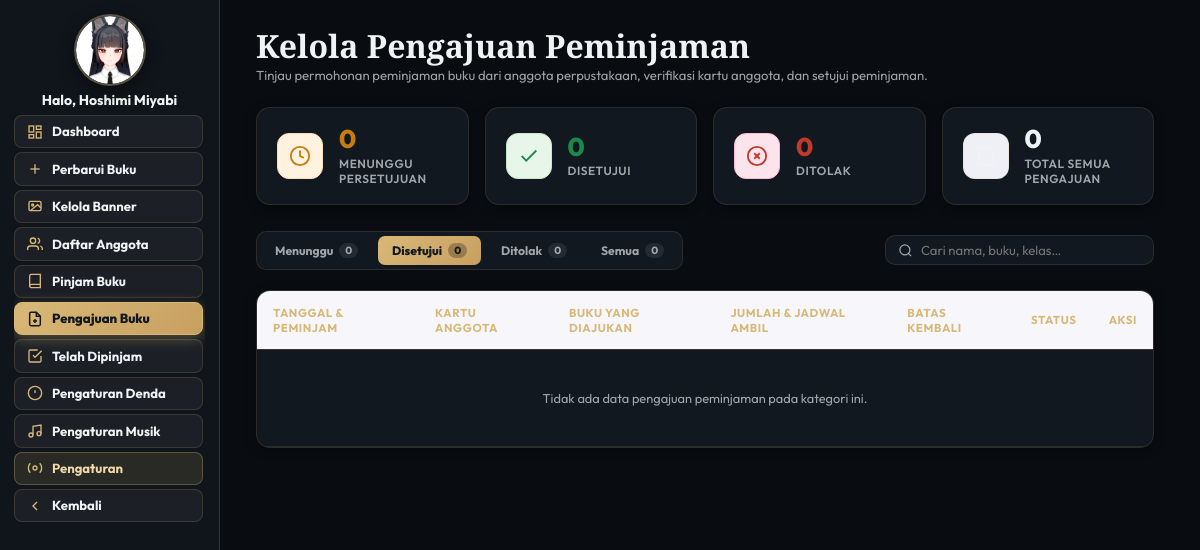
The page /pengajuan_buku.php?tab=disetujui (signed in) on the database as committed earlier.
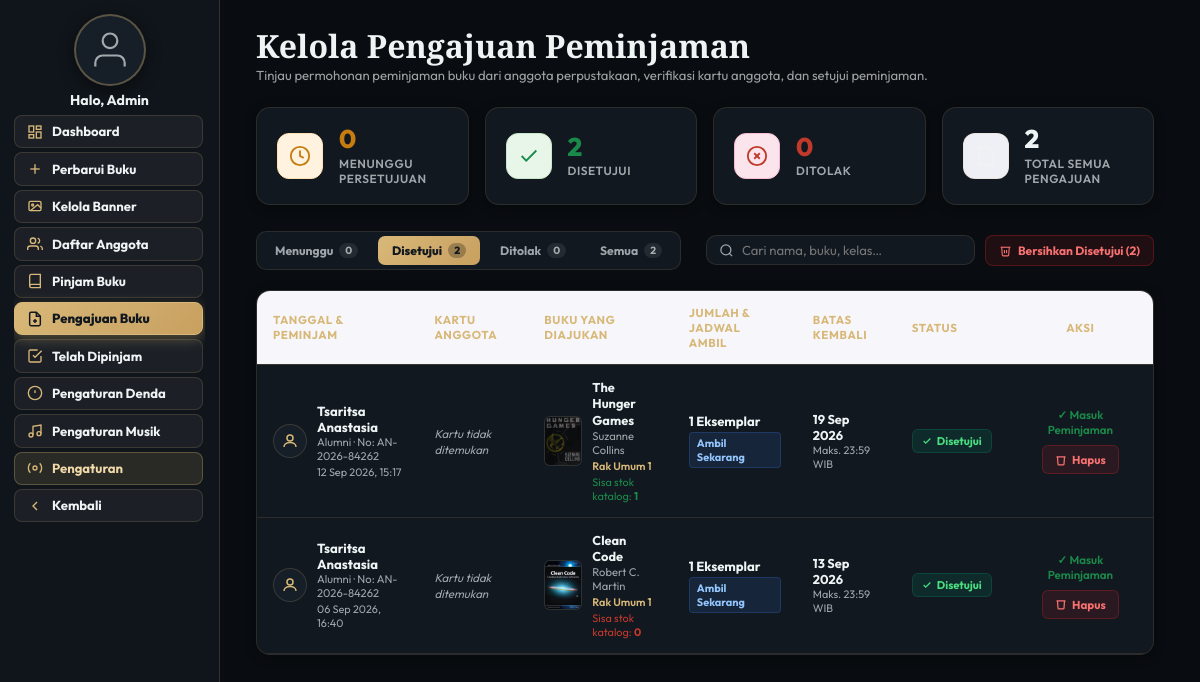
The same page on the database as committed later.
### tables this page shows
CREATE TABLE `admin_profile` (
  `id` int NOT NULL,
  `user_id` int NOT NULL,
  `display_name` varchar(100) NOT NULL DEFAULT 'Admin',
  `foto` varchar(255) NOT NULL DEFAULT '',
  `updated_at` timestamp NULL DEFAULT CURRENT_TIMESTAMP ON UPDATE CURRENT_TIMESTAMP
);

CREATE TABLE `pengajuan_peminjaman` (
  `id` int NOT NULL,
  `user_id` int NOT NULL,
  `buku_id` int NOT NULL,
  `nama_peminjam` varchar(150) NOT NULL,
  `file_kartu` varchar(255) NOT NULL,
  `total_buku` int NOT NULL DEFAULT '1',
  `batas_kembali` date NOT NULL,
  `waktu_pengambilan` enum('sekarang','nanti') NOT NULL DEFAULT 'sekarang',
  `catatan_pengambilan` varchar(255) DEFAULT NULL,
  `status` enum('menunggu','disetujui','ditolak') NOT NULL DEFAULT 'menunggu',
  `alasan_penolakan` text,
  `approved_at` datetime DEFAULT NULL,
  `created_at` timestamp NULL DEFAULT CURRENT_TIMESTAMP
);

CREATE TABLE `users` (
  `id` int NOT NULL,
  `full_name` varchar(100) NOT NULL,
  `nik` varchar(30) NOT NULL DEFAULT '',
  `kelas` varchar(50) NOT NULL DEFAULT '',
  `no_hp` varchar(20) NOT NULL DEFAULT '',
  `no_anggota` varchar(30) NOT NULL DEFAULT '',
  `username` varchar(50) NOT NULL,
  `email` varchar(100) NOT NULL,
  `password` varchar(255) NOT NULL,
  `foto` varchar(255) NOT NULL DEFAULT '',
  `role` enum('admin','member') DEFAULT 'member',
  `status` enum('pending','approved','rejected') NOT NULL DEFAULT 'pending',
  `card_status` enum('active','frozen') NOT NULL DEFAULT 'active' COMMENT 'Dibekukan sementara saat proses Lupa Kartu berlangsung',
  `created_at` timestamp NULL DEFAULT CURRENT_TIMESTAMP
);

CREATE TABLE `buku` (
  `id` int NOT NULL,
  `judul` varchar(255) NOT NULL,
  `penulis` varchar(255) NOT NULL DEFAULT '',
  `isbn` varchar(50) NOT NULL DEFAULT '',
  `genre` varchar(100) NOT NULL DEFAULT '',
  `sinopsis` text,
  `stok` int NOT NULL DEFAULT '0',
  `rak` varchar(100) NOT NULL DEFAULT '',
  `gambar` varchar(500) NOT NULL DEFAULT '',
  `created_at` timestamp NULL DEFAULT CURRENT_TIMESTAMP,
  `updated_at` timestamp NULL DEFAULT CURRENT_TIMESTAMP ON UPDATE CURRENT_TIMESTAMP
);

### pengajuan_buku.php (the view, shortened to what the changed rows need)
<?php
require_once 'db.php';
mysqli_set_charset($conn, 'utf8mb4');
mysqli_query($conn, "SET time_zone = '+07:00'");
$profil_res = mysqli_query($conn, 'SELECT * FROM admin_profile LIMIT 1');
$profil     = $profil_res ? mysqli_fetch_assoc($profil_res) : null;
$admin_name = $profil['display_name'] ?? ($_SESSION['user_name'] ?? 'Admin');
$admin_foto = $profil['foto'] ?? '';
$cnt_total    = (int)(mysqli_fetch_assoc(mysqli_query($conn, "SELECT COUNT(*) as c FROM pengajuan_peminjaman"))['c'] ?? 0);
$cnt_disetujui= (int)(mysqli_fetch_assoc(mysqli_query($conn, "SELECT COUNT(*) as c FROM pengajuan_peminjaman WHERE status='disetujui'"))['c'] ?? 0);
$cnt_ditolak  = (int)(mysqli_fetch_assoc(mysqli_query($conn, "SELECT COUNT(*) as c FROM pengajuan_peminjaman WHERE status='ditolak'"))['c'] ?? 0);
$tab    = $_GET['tab'] ?? 'menunggu';
$search = trim($_GET['q'] ?? '');
$where = "WHERE 1=1";
if ($tab === 'menunggu') {
    $where .= " AND p.status = 'menunggu'";
} elseif ($tab === 'disetujui') {
    $where .= " AND p.status = 'disetujui'";
} elseif ($tab === 'ditolak') {
    $where .= " AND p.status = 'ditolak'";
}
$pengajuan_list = [];
$q_res = mysqli_query($conn,
    "SELECT p.*, b.judul, b.penulis, b.gambar as buku_gambar, b.stok as buku_stok, b.rak as buku_rak, u.kelas, u.no_anggota, u.email, u.no_hp, u.foto as user_foto
     FROM pengajuan_peminjaman p
     LEFT JOIN buku b ON b.id = p.buku_id
     LEFT JOIN users u ON u.id = p.user_id
     $where
     ORDER BY p.id DESC"
);
if ($q_res) {
    while ($r = mysqli_fetch_assoc($q_res)) {
        $pengajuan_list[] = $r;
    }
}
?>
<!DOCTYPE html>
<html lang="id">
<head>
</head>
<body>
<aside class="sidebar" id="sidebar">
  <div class="sidebar-header">
    <div class="avatar-wrap" onclick="openProfilModal()" title="Edit Profil">
      <div class="avatar-circle">
        <?php if ($admin_foto && file_exists($admin_foto)): ?>
          <img src="<?= htmlspecialchars($admin_foto) ?>?v=<?= filemtime($admin_foto) ?>" alt="Admin" width="72" height="72" loading="eager" decoding="sync"/>
        <?php else: ?>
          <svg class="default-icon" viewBox="0 0 24 24" fill="none" stroke="currentColor" stroke-width="1.2">
            <path d="M20 21v-2a4 4 0 0 0-4-4H8a4 4 0 0 0-4 4v2"/>
            <circle cx="12" cy="7" r="4"/>
          </svg>
        <?php endif; ?>
      </div>
    </div>
    <div class="admin-name-label">Halo, <?= htmlspecialchars($admin_name) ?></div>
  </div>
</aside>
<main class="main">
  <div class="page-header">
    <div>
      <h1 class="page-title">Kelola Pengajuan Peminjaman</h1>
    </div>
  </div>
  <div class="stats-grid">
    <div class="stat-card">
      <div>
        <div class="stat-val" style="color:#1a8a4a;"><?= $cnt_disetujui ?></div>
        <div class="stat-lbl">Disetujui</div>
      </div>
    </div>
    <div class="stat-card">
      <div>
        <div class="stat-val"><?= $cnt_total ?></div>
        <div class="stat-lbl">Total Semua Pengajuan</div>
      </div>
    </div>
  </div>
  <div class="filter-bar">
    <div class="tabs-wrap">
      <a href="pengajuan_buku.php?tab=disetujui<?= $search ? '&q=' . urlencode($search) : '' ?>" class="tab-btn <?= $tab === 'disetujui' ? 'active' : '' ?>">
        Disetujui
        <span class="tab-count"><?= $cnt_disetujui ?></span>
      </a>
      <a href="pengajuan_buku.php?tab=semua<?= $search ? '&q=' . urlencode($search) : '' ?>" class="tab-btn <?= $tab === 'semua' ? 'active' : '' ?>">
        Semua
        <span class="tab-count"><?= $cnt_total ?></span>
      </a>
    </div>
    <div style="display:flex;align-items:center;gap:10px;flex-wrap:wrap;">
      <?php
      $can_clear = false;
      $clear_label = '';
      if ($tab === 'disetujui' && $cnt_disetujui > 0) {
          $can_clear = true;
          $clear_label = 'Bersihkan Disetujui (' . $cnt_disetujui . ')';
      } elseif ($tab === 'ditolak' && $cnt_ditolak > 0) {
          $can_clear = true;
          $clear_target = 'ditolak';
          $clear_label = 'Bersihkan Ditolak (' . $cnt_ditolak . ')';
      } elseif ($tab === 'semua' && ($cnt_disetujui + $cnt_ditolak) > 0) {
          $can_clear = true;
          $clear_target = 'semua_selesai';
          $clear_label = 'Bersihkan Selesai (' . ($cnt_disetujui + $cnt_ditolak) . ')';
      }
      ?>
      <?php if ($can_clear): ?>
        <form method="POST" action="pengajuan_buku.php?tab=<?= htmlspecialchars($tab) ?>" onsubmit="return confirm('PERINGATAN: Apakah Anda yakin ingin membersihkan <?= $clear_label ?>? Data riwayat pengajuan dan file kartu yang tersimpan akan dihapus secara permanen.');">
          <button type="submit" class="btn-clear-history" title="<?= htmlspecialchars($clear_label) ?>">
            <svg width="13" height="13" viewBox="0 0 24 24" fill="none" stroke="currentColor" stroke-width="2"><polyline points="3 6 5 6 21 6"/><path d="M19 6l-1 14a2 2 0 0 1-2 2H8a2 2 0 0 1-2-2L5 6"/><line x1="10" y1="11" x2="10" y2="17"/><line x1="14" y1="11" x2="14" y2="17"/></svg>
            <span><?= $clear_label ?></span>
          </button>
        </form>
      <?php endif; ?>
    </div>
  </div>
  <div class="table-card">
    <table>
      <thead>
        <tr>
          <th>Tanggal & Peminjam</th>
          <th>Kartu Anggota</th>
          <th>Buku yang Diajukan</th>
          <th>Jumlah & Jadwal Ambil</th>
          <th>Batas Kembali</th>
          <th>Status</th>
          <th style="text-align:center;">Aksi</th>
        </tr>
      </thead>
      <tbody>
        <?php if (empty($pengajuan_list)): ?>
          <tr>
            <td colspan="7" style="text-align:center;padding:40px 16px;color:var(--muted);">
              Tidak ada data pengajuan peminjaman pada kategori ini.
            </td>
          </tr>
        <?php else: ?>
          <?php foreach ($pengajuan_list as $row):
            $tgl_input = date('d M Y, H:i', strtotime($row['created_at']));
            $batas_k   = date('d M Y', strtotime($row['batas_kembali']));
            $status    = $row['status'];
            $kartu_url = $row['file_kartu'] ?? '';
            $kartu_ada = !empty($kartu_url) && file_exists(__DIR__ . '/' . $kartu_url);
          ?>
            <tr>
              <td data-label="Peminjam">
                <div class="borrower-wrap">
                  <?php if (!empty($row['user_foto']) && file_exists(__DIR__ . '/' . $row['user_foto'])): ?>
                    <img src="<?= htmlspecialchars($row['user_foto']) ?>" class="borrower-avatar" alt="Avatar">
                  <?php else: ?>
                    <div class="borrower-avatar" style="background:var(--book-card);display:flex;align-items:center;justify-content:center;color:var(--accent);">
                      <svg width="18" height="18" viewBox="0 0 24 24" fill="none" stroke="currentColor" stroke-width="2"><circle cx="12" cy="8" r="4"/><path d="M4 20c0-4 4-6 8-6s8 2 8 6"/></svg>
                    </div>
                  <?php endif; ?>
                  <div>
                    <div class="borrower-name"><?= htmlspecialchars($row['nama_peminjam']) ?></div>
                    <div class="borrower-sub">
                      <?= htmlspecialchars($row['kelas'] ?: 'Umum') ?> · No: <?= htmlspecialchars($row['no_anggota'] ?: '—') ?>
                    </div>
                    <div style="font-size:.68rem;color:var(--muted);margin-top:2px;"><?= $tgl_input ?></div>
                  </div>
                </div>
              </td>
              <td data-label="Kartu Anggota">
                <?php if ($kartu_ada): ?>
                  <button type="button" class="card-thumb-btn" onclick="previewKartu('<?= htmlspecialchars($kartu_url) ?>', '<?= htmlspecialchars($row['nama_peminjam'], ENT_QUOTES) ?>')">
                    <svg viewBox="0 0 24 24" fill="none" stroke="currentColor" stroke-width="2"><rect x="3" y="4" width="18" height="16" rx="2"/><line x1="7" y1="8" x2="17" y2="8"/><line x1="7" y1="12" x2="13" y2="12"/></svg>
                    Lihat Kartu
                  </button>
                <?php else: ?>
                  <span style="font-size:.72rem;color:var(--muted);font-style:italic;">Kartu tidak ditemukan</span>
                <?php endif; ?>
              </td>
              <td data-label="Buku Diajukan">
                <div class="book-cell">
                  <?php if (!empty($row['buku_gambar']) && file_exists(__DIR__ . '/' . $row['buku_gambar'])): ?>
                    <img src="<?= htmlspecialchars($row['buku_gambar']) ?>" class="book-thumb" alt="Cover">
                  <?php else: ?>
                    <div class="book-thumb-empty">
                      <svg width="18" height="18" viewBox="0 0 24 24" fill="none" stroke="currentColor" stroke-width="1.5"><path d="M4 19.5A2.5 2.5 0 0 1 6.5 17H20"/><path d="M6.5 2H20v20H6.5A2.5 2.5 0 0 1 4 19.5v-15A2.5 2.5 0 0 1 6.5 2z"/></svg>
                    </div>
                  <?php endif; ?>
                  <div>
                    <div class="book-title-cell"><?= htmlspecialchars($row['judul'] ?? 'Buku Perpustakaan') ?></div>
                    <div class="book-author-cell"><?= htmlspecialchars($row['penulis'] ?: '—') ?></div>
                    <?php if (!empty($row['buku_rak'])): ?>
                      <div style="font-size:.68rem;color:var(--accent,#d8b878);margin-top:2px;font-weight:600;">
                        <?= htmlspecialchars($row['buku_rak']) ?>
                      </div>
                    <?php endif; ?>
                    <div style="font-size:.68rem;color:<?= (int)($row['buku_stok'] ?? 0) > 0 ? '#1a8a4a' : '#c0392b' ?>;margin-top:2px;">
                      Sisa stok katalog: <strong><?= (int)($row['buku_stok'] ?? 0) ?></strong>
                    </div>
                  </div>
                </div>
              </td>
              <td data-label="Pengambilan">
                <div style="font-weight:700;font-size:.82rem;color:var(--text);">
                  <?= (int)$row['total_buku'] ?> Eksemplar
                </div>
                <div>
                  <?php if ($row['waktu_pengambilan'] === 'sekarang'): ?>
                    <span class="badge-pickup sekarang">Ambil Sekarang</span>
                  <?php endif; ?>
                </div>
              </td>
              <td data-label="Batas Kembali">
                <div style="font-weight:700;font-size:.8rem;color:var(--text);"><?= $batas_k ?></div>
                <div style="font-size:.68rem;color:var(--muted);">Maks. 23:59 WIB</div>
              </td>
              <td data-label="Status">
                <?php if ($status === 'menunggu'): ?>
                  <span class="badge badge-menunggu">
                    <svg width="10" height="10" viewBox="0 0 24 24" fill="none" stroke="currentColor" stroke-width="3"><circle cx="12" cy="12" r="10"/></svg>
                    Menunggu
                  </span>
                <?php elseif ($status === 'disetujui'): ?>
                  <span class="badge badge-disetujui">
                    <svg width="10" height="10" viewBox="0 0 24 24" fill="none" stroke="currentColor" stroke-width="3"><polyline points="20 6 9 17 4 12"/></svg>
                    Disetujui
                  </span>
                <?php endif; ?>
              </td>
              <td data-label="Aksi" style="text-align:center;">
                <?php if ($status === 'menunggu'): ?>
                  <div class="action-group" style="justify-content:center;">
                    <form method="POST" action="pengajuan_buku.php?tab=<?= $tab ?>" onsubmit="return confirm('Setujui pengajuan buku oleh <?= htmlspecialchars($row['nama_peminjam'], ENT_QUOTES) ?>? Stok buku akan otomatis terpotong dan masuk ke Telah Dipinjam.');">
                      <input type="hidden" name="action" value="setujui">
                      <input type="hidden" name="pengajuan_id" value="<?= (int)$row['id'] ?>">
                      <button type="submit" class="btn-action-approve" title="Setujui Pengajuan">
                        <svg width="13" height="13" viewBox="0 0 24 24" fill="none" stroke="currentColor" stroke-width="3"><polyline points="20 6 9 17 4 12"/></svg>
                        Setujui
                      </button>
                    </form>
                    <button type="button" class="btn-action-reject" onclick="bukaModalTolak(<?= (int)$row['id'] ?>, '<?= htmlspecialchars($row['nama_peminjam'], ENT_QUOTES) ?>')">
                      <svg width="13" height="13" viewBox="0 0 24 24" fill="none" stroke="currentColor" stroke-width="3"><line x1="18" y1="6" x2="6" y2="18"/><line x1="6" y1="6" x2="18" y2="18"/></svg>
                      Tolak
                    </button>
                  </div>
                <?php elseif ($status === 'disetujui'): ?>
                  <div style="display:flex;align-items:center;justify-content:center;gap:8px;flex-wrap:wrap;">
                    <span style="font-size:.72rem;color:#1a8a4a;font-weight:600;">✓ Masuk Peminjaman</span>
                    <form method="POST" action="pengajuan_buku.php?tab=<?= $tab ?>" onsubmit="return confirm('Hapus riwayat pengajuan oleh <?= htmlspecialchars($row['nama_peminjam'], ENT_QUOTES) ?>? (Catatan: ini hanya menghapus log pengajuan, tidak membatalkan peminjaman yang sedang berjalan).');">
                      <button type="submit" class="btn-action-delete" title="Hapus Riwayat Pengajuan">
                        <svg width="12" height="12" viewBox="0 0 24 24" fill="none" stroke="currentColor" stroke-width="2.5"><polyline points="3 6 5 6 21 6"/><path d="M19 6l-1 14a2 2 0 0 1-2 2H8a2 2 0 0 1-2-2L5 6"/></svg>
                        Hapus
                      </button>
                    </form>
                  </div>
                <?php endif; ?>
              </td>
            </tr>
          <?php endforeach; ?>
        <?php endif; ?>
      </tbody>
    </table>
  </div>
</main>
</body>
</html>

Rows that differ between the two databases and show on the page:
changed admin_profile: display_name "Hoshimi Miyabi" → "Admin"; foto: picture removed
added pengajuan_peminjaman: nama_peminjam "Tsaritsa Anastasia", user.kelas "Alumni", user.no_anggota "AN-2026-84262", created_at "12 Sep 2026, 15:17", shows "Kartu tidak ditemukan", buku.gambar (picture), buku.judul "The Hunger Games", buku.penulis "Suzanne Collins", buku.rak "Rak Umum 1", buku.stok "1", total_buku "1", waktu_pengambilan "Ambil Sekarang", batas_kembali "19 Sep 2026", status "disetujui" (drawn)
added pengajuan_peminjaman: nama_peminjam "Tsaritsa Anastasia", user.kelas "Alumni", user.no_anggota "AN-2026-84262", created_at "06 Sep 2026, 16:40", shows "Kartu tidak ditemukan", buku.gambar (picture), buku.judul "Clean Code", buku.penulis "Robert C. Martin", buku.rak "Rak Umum 1", buku.stok "0", total_buku "1", waktu_pengambilan "Ambil Sekarang", batas_kembali "13 Sep 2026", status "disetujui" (drawn)
Other text that changed with them:
$cnt_disetujui: "0" → "2"
$cnt_total: "0" → "2"
$clear_label: (not shown) → "Bersihkan Disetujui (2)"
text no longer shown: "Tidak ada data pengajuan peminjaman pada kategori ini."
